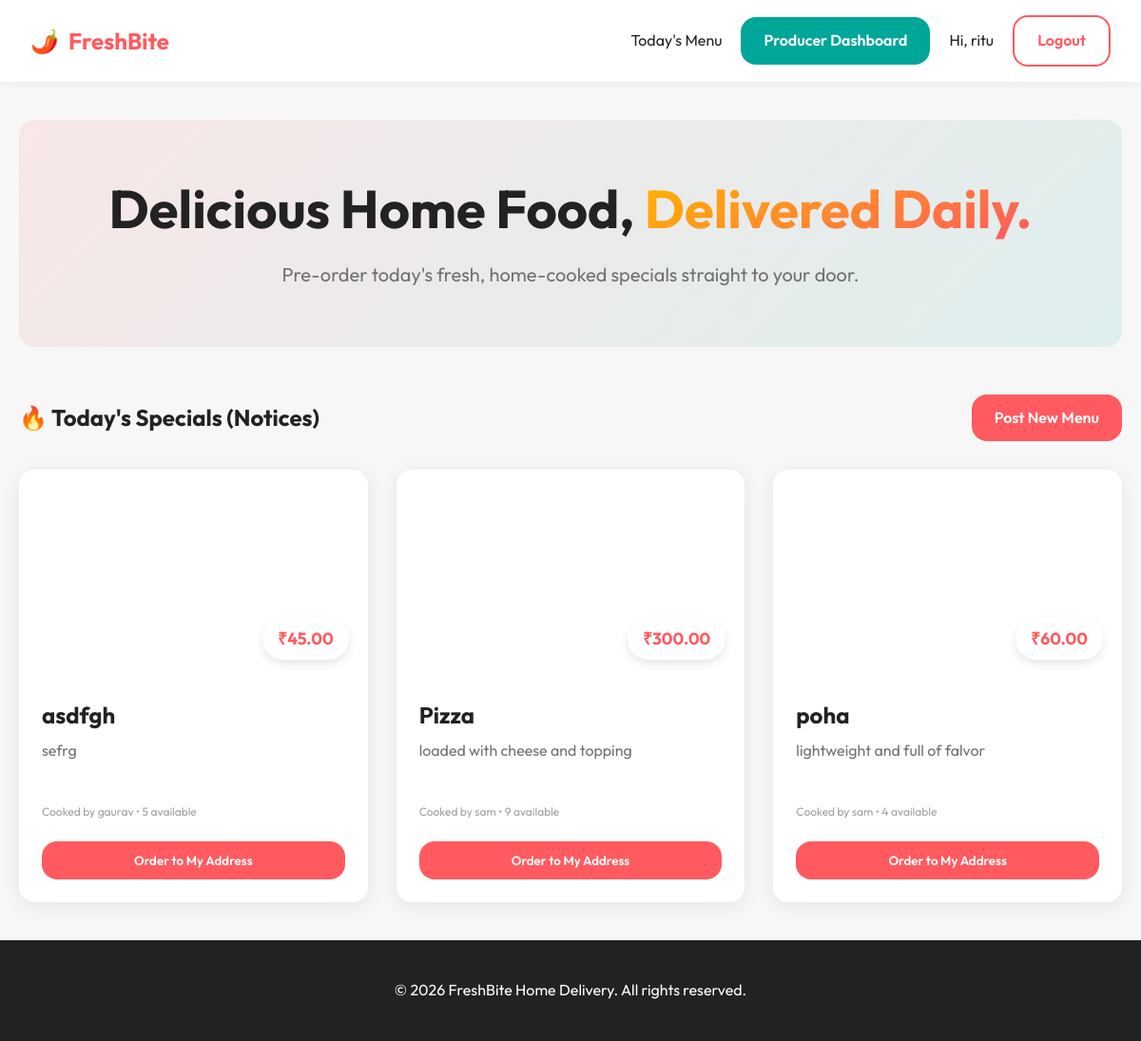
The page / (signed in) on the database its author committed.
### tables this page shows
CREATE TABLE users (
            id INTEGER PRIMARY KEY AUTOINCREMENT,
            username TEXT NOT NULL,
            email TEXT UNIQUE NOT NULL,
            password_hash TEXT NOT NULL,
            is_verified BOOLEAN DEFAULT 0,
            address TEXT,
            role TEXT DEFAULT 'customer'
        );

CREATE TABLE menu_updates (
            id INTEGER PRIMARY KEY AUTOINCREMENT,
            title TEXT NOT NULL,
            description TEXT NOT NULL,
            price REAL,
            quantity INTEGER NOT NULL DEFAULT 1,
            image_url TEXT,
            author_id INTEGER NOT NULL,
            created_at TIMESTAMP DEFAULT CURRENT_TIMESTAMP,
            FOREIGN KEY (author_id) REFERENCES users (id)
        );

### app.py (the view)
@app.route('/')
def index():
    conn = database.get_db()
    menus = conn.execute("""
        SELECT m.*, u.username as seller_name
        FROM menu_updates m
        JOIN users u ON m.author_id = u.id
        ORDER BY m.created_at DESC
    """).fetchall()
    conn.close()
    return render_template('index.html', menus=menus)

### app.py (called while the page is built)
@app.before_request
def load_logged_in_user():
    user_id = session.get('user_id')
    if user_id is None:
        g.user = None
    else:
        conn = database.get_db()
        g.user = conn.execute("SELECT * FROM users WHERE id = ?", (user_id,)).fetchone()
        conn.close()

@app.context_processor
def inject_user():
    return dict(current_user=g.get('user'))

### database.py (called while the page is built)
def get_db():
    conn = sqlite3.connect(DATABASE)
    conn.row_factory = sqlite3.Row
    return conn

### templates/index.html (shortened to what this page needs)
{% extends 'base.html' %}
{% block content %}
<div class="hero">
    <div class="hero-content">
        <h1>Delicious Home Food, <span class="highlight">Delivered Daily.</span></h1>
        <p>Pre-order today's fresh, home-cooked specials straight to your door.</p>
    </div>
</div>
<section class="daily-menu">
    <div class="section-header">
        <h2>🔥 Today's Specials (Notices)</h2>
        {% if current_user and current_user.is_verified and current_user.role == 'admin' %}
        <a href="{{ url_for('add_food') }}" class="btn-primary">Post New Menu</a>
        {% endif %}
    </div>
    {% if menus %}
    <div class="menu-grid">
        {% for menu in menus %}
        <div class="menu-card">
            <div class="card-img" style="background-image: url('{{ menu.image_url }}')">
                <span class="price-tag">₹{{ "%.2f"|format(menu.price) }}</span>
            </div>
            <div class="card-content">
                <h3>{{ menu.title }}</h3>
                <p class="description">{{ menu.description }}</p>
                <p class="date"><small>Cooked by {{ menu.seller_name }} • {{ menu.quantity }} available</small></p>
                {% if current_user %}
                {% if current_user.is_verified %}
                {% if menu.quantity > 0 %}
                <form action="{{ url_for('order', menu_id=menu.id) }}" method="POST">
                    <button type="submit" class="btn-primary w-100">Order to My Address</button>
                </form>
                {% endif %}
                {% else %}
                <a href="{{ url_for('verify_otp') }}" class="btn-warning w-100 text-center block">Verify OTP to
                    Order</a>
                {% endif %}
                {% else %}
                <a href="{{ url_for('login') }}" class="btn-outline w-100 text-center block">Login to Order</a>
                {% endif %}
            </div>
        </div>
        {% endfor %}
    </div>
    {% else %}
    <div class="empty-state">
        <span class="icon" style="font-size: 4rem;">🍽️</span>
        <h3>No menus posted yet!</h3>
        <p>Check back later for today's delicious updates.</p>
    </div>
    {% endif %}
</section>
{% endblock %}

### templates/base.html (shortened to what this page needs)
<!DOCTYPE html>
<html lang="en">
<head>
    <link rel="stylesheet" href="{{ url_for('static', filename='style.css') }}">
</head>
<body>
    <nav class="navbar">
        <div class="nav-container">
            <a href="{{ url_for('index') }}" class="logo">
                <span class="icon">🌶️</span> FreshBite
            </a>
            <div class="nav-links">
                <a href="{{ url_for('index') }}">Today's Menu</a>
                {% if current_user %}
                {% if not current_user.is_verified %}
                <a href="{{ url_for('verify_otp') }}" class="btn-warning">Verify OTP</a>
                {% else %}
                    {% if current_user.role == 'admin' %}
                    <a href="{{ url_for('seller_dashboard') }}" class="btn-secondary">Producer Dashboard</a>
                    {% endif %}
                {% endif %}
                <span class="user-greeting">Hi, {{ current_user.username }}</span>
                <a href="{{ url_for('logout') }}" class="btn-outline">Logout</a>
                {% else %}
                <a href="{{ url_for('login') }}" class="nav-item">Login</a>
                <a href="{{ url_for('register') }}" class="btn-primary">Sign Up</a>
                {% endif %}
            </div>
        </div>
    </nav>
    <main class="main-content">
        {% block content %}{% endblock %}
    </main>
    <footer class="footer">
        <p>&copy; 2026 FreshBite Home Delivery. All rights reserved.</p>
    </footer>
</body>
</html>

### static/style.css (style rules this page uses)
:root { --primary: #FF5A5F; --primary-dark: #FF385C; --secondary: #00A699; --dark: #222222; --light: #F7F7F7; --white: #FFFFFF; --gray: #717171; --shadow: 0 4px 20px rgba(0, 0, 0, 0.08); --shadow-hover: 0 10px 30px rgba(0, 0, 0, 0.12); --radius: 16px; --font: 'Outfit', sans-serif; }
* { margin: 0; padding: 0; box-sizing: border-box; }
body { font-family: var(--font); background-color: var(--light); color: var(--dark); line-height: 1.6; display: flex; flex-direction: column; min-height: 100vh; }
h1, h2, h3, h4, h5 { font-weight: 700; line-height: 1.2; }
a { text-decoration: none; color: inherit; transition: color 0.3s; }
.w-100 { width: 100%; }
.navbar { background: var(--white); padding: 1rem 2rem; box-shadow: 0 2px 10px rgba(0, 0, 0, 0.05); position: sticky; top: 0; z-index: 100; }
.nav-container { max-width: 1200px; margin: 0 auto; display: flex; justify-content: space-between; align-items: center; }
.logo { font-size: 1.5rem; font-weight: 700; color: var(--primary); display: flex; align-items: center; gap: 10px; }
.nav-links { display: flex; gap: 20px; align-items: center; }
button, .btn-primary, .btn-secondary, .btn-warning, .btn-outline { font-family: var(--font); padding: 12px 24px; border-radius: var(--radius); font-weight: 600; cursor: pointer; border: none; transition: all 0.3s cubic-bezier(0.25, 0.8, 0.25, 1); text-align: center; display: inline-block; }
.btn-primary { background: var(--primary); color: white; }
.btn-secondary { background: var(--secondary); color: white; }
.btn-outline { background: transparent; border: 2px solid var(--primary); color: var(--primary); }
.main-content { flex: 1; max-width: 1200px; width: 100%; margin: 0 auto; padding: 40px 20px; }
.hero { background: linear-gradient(135deg, rgba(255, 90, 95, 0.1), rgba(0, 166, 153, 0.1)); border-radius: var(--radius); padding: 60px 40px; margin-bottom: 50px; text-align: center; }
.hero h1 { font-size: 3.5rem; margin-bottom: 20px; }
.highlight { color: var(--primary); background: -webkit-linear-gradient(120deg, var(--primary), #FFB400); background-clip: text; -webkit-background-clip: text; -webkit-text-fill-color: transparent; }
.hero p { font-size: 1.25rem; color: var(--gray); }
.section-header { display: flex; justify-content: space-between; align-items: center; margin-bottom: 30px; }
.menu-grid { display: grid; grid-template-columns: repeat(auto-fill, minmax(320px, 1fr)); gap: 30px; }
.menu-card { background: var(--white); border-radius: var(--radius); overflow: hidden; box-shadow: var(--shadow); transition: all 0.3s ease; }
.card-img { height: 220px; background-size: cover; background-position: center; position: relative; }
.price-tag { position: absolute; bottom: 20px; right: 20px; background: var(--white); color: var(--primary); padding: 8px 16px; border-radius: 30px; font-weight: 700; font-size: 1.1rem; box-shadow: 0 4px 10px rgba(0, 0, 0, 0.1); }
.card-content { padding: 24px; }
.card-content h3 { font-size: 1.5rem; margin-bottom: 10px; }
.card-content p.description { color: var(--gray); margin-bottom: 15px; min-height: 50px; }
.card-content p.date { color: #A0A0A0; margin-bottom: 20px; font-size: 0.9rem; }
.footer { text-align: center; padding: 40px 20px; background: var(--dark); color: white; margin-top: auto; }

### rows shown on the page
users: username "ritu"
menu_updates: price "45.00", title "asdfgh", description "sefrg", seller_name "gaurav", quantity "5"
menu_updates: price "300.00", title "Pizza", description "loaded with cheese and topping", seller_name "sam", quantity "9"
menu_updates: price "60.00", title "poha", description "lightweight and full of falvor", seller_name "sam", quantity "4"
